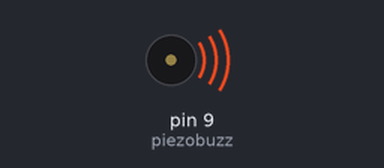
Bench run of a sketch on a simulated Arduino Uno, built with avr-gcc and run on an emulated ATmega328P. Parts: buzzer (waves = sounding, pin HIGH).

Above: at 0.1 s.
Timing chart, 0 to 1.6 s (numbered marks = the images above):
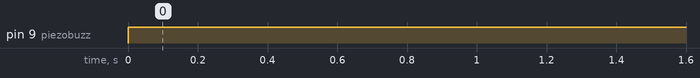

The sketch:

Audio_Beacon.ino
```cpp
int piezobuzz = 9;

void setup()
{

}

void loop()
{
  analogWrite(piezobuzz,255);
}
```

Measured:
- by itself, pin 9 (piezobuzz): LOW → HIGH at 0.00 s
